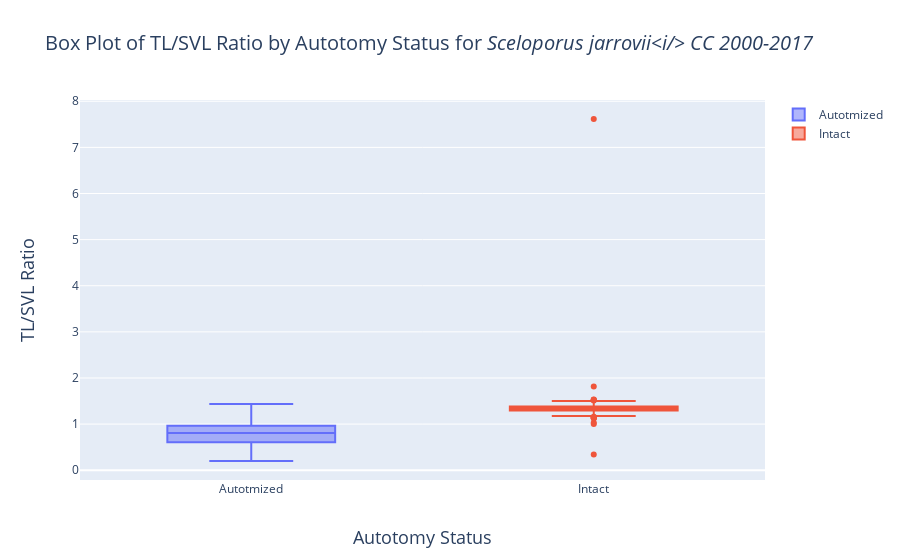

This figure's notebook cell:
### Code cell
intactRatio = go.Box(y=dfPred.loc[dfPred.autotomized==False].tl_svl, name = 'Intact')
autotomizedRatio = go.Box(y=dfPred.loc[dfPred.autotomized].tl_svl, name = 'Autotmized')
data = [autotomizedRatio, intactRatio]
layout = go.Layout(
    title = 'Box Plot of TL/SVL Ratio by Autotomy Status for <i>Sceloporus jarrovii<i/> CC 2000-2017',
    titlefont = dict(
        size = 20),
    xaxis = dict(
        dtick = 1,
        title = 'Autotomy Status',
        titlefont = dict(
            size = 18)),
    yaxis = dict(
        title = 'TL/SVL Ratio',
        titlefont = dict(
            size = 18))
)

fig = go.Figure(
        data = data,
        layout = layout)

iplot(fig, filename = 'Box Plot of TL/SVL Ratio by Autotomy Status for <i>Sceloporus jarrovii<i/> CC 2000-2017.html')
# plot(fig, filename = 'Box Plot of TL/SVL Ratio by Autotomy Status for <i>Sceloporus jarrovii<i/> CC 2000-2017.html')

### Figure 1 — Plotly figure (JSON) as saved in the notebook; plotly's stock layout.template omitted (floating-point values rounded to 4 significant figures; data arrays with more than 128 entries replaced by an {"elided": "..."} marker saying what was removed)
{"data": [{"name": "Autotmized", "type": "box", "y": [1.346, 1.438, 0.2174, 0.4595, 1.152, 0.7692, 0.9091, 1.231, 0.8065, 0.7419, 0.6176, 0.725, 0.6053, 0.9211, 0.9302, 0.878, 0.7209, 1.225, 0.3409, 0.9111, 0.871, 0.9688, 0.8889, 1.282, 1.025, 1.372, 0.8, 0.2857, 0.9143, 0.7292, 0.2, 0.8462, 0.7586, 0.5556, 0.9565, 1.077, 0.4667, 0.4667, 1.078, 0.3235, 0.7188, 0.8, 0.2188]}, {"name": "Intact", "type": "box", "y": {"elided": "354 float values"}}], "layout": {"title": {"font": {"size": 20}, "text": "Box Plot of TL/SVL Ratio by Autotomy Status for <i>Sceloporus jarrovii<i/> CC 2000-2017"}, "xaxis": {"dtick": 1, "title": {"font": {"size": 18}, "text": "Autotomy Status"}}, "yaxis": {"title": {"font": {"size": 18}, "text": "TL/SVL Ratio"}}}}
